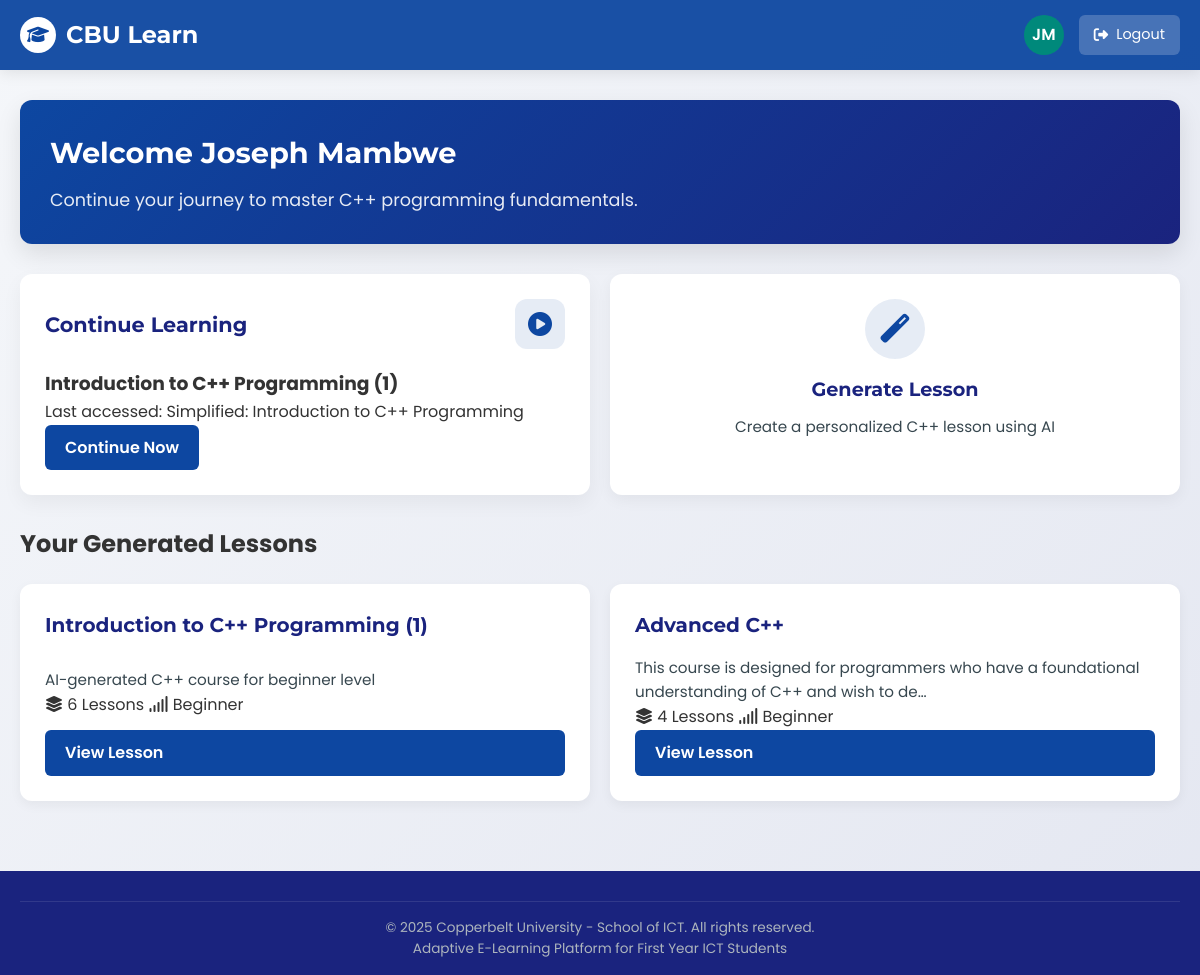
The page /dashboard/ (signed in) on the database as committed earlier.
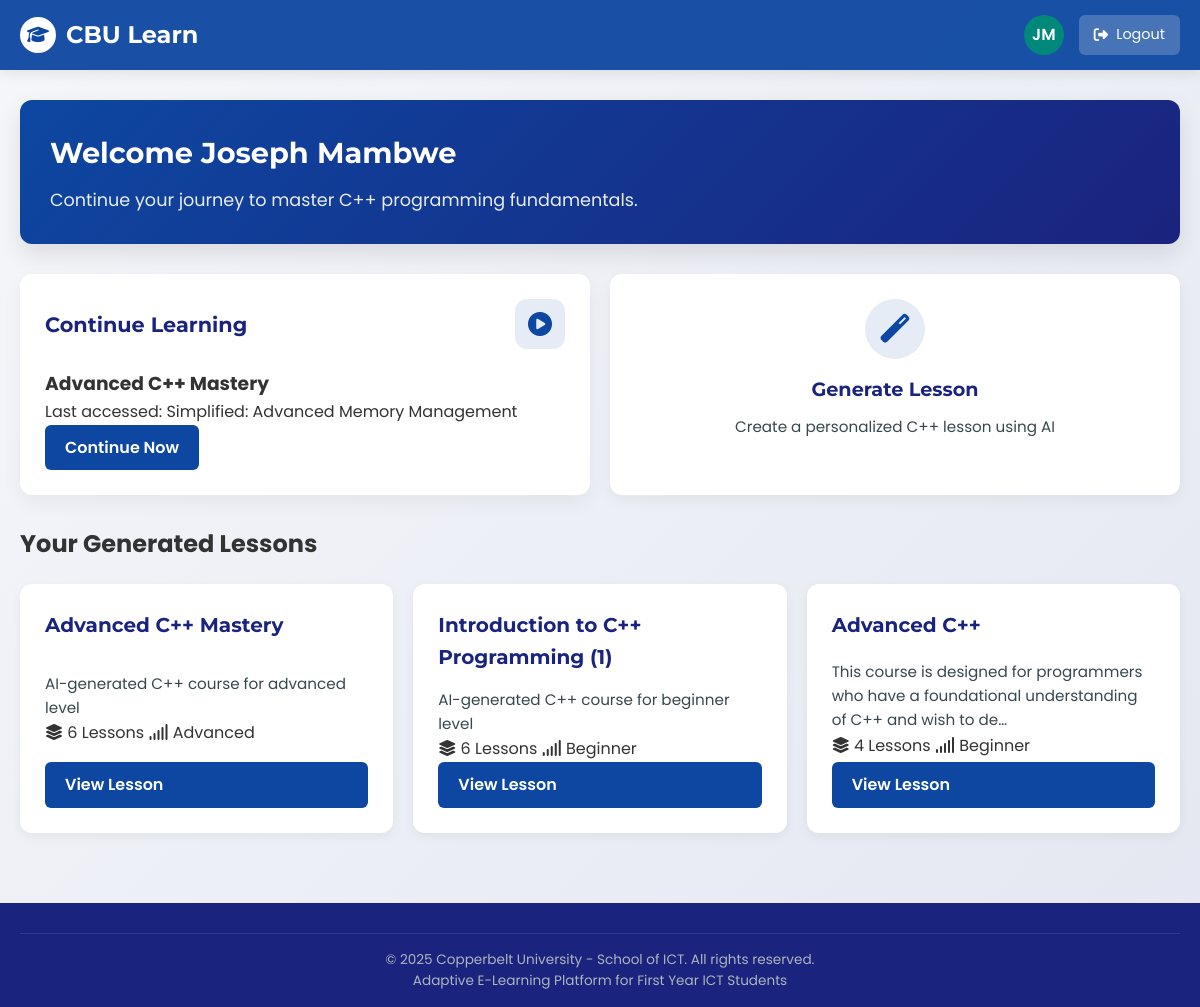
The same page on the database as committed later.
### content/models.py (models this page shows, shortened)
class GeneratedCourseProgress(models.Model):
    student = models.ForeignKey(settings.AUTH_USER_MODEL, on_delete=models.CASCADE, related_name='generated_course_progresses')
    course = models.ForeignKey(GeneratedCourse, on_delete=models.CASCADE, related_name='progresses')
    last_accessed_topic = models.ForeignKey(GeneratedTopic, on_delete=models.SET_NULL, null=True, blank=True)
    last_accessed_at = models.DateTimeField(auto_now=True)
    class Meta:
        verbose_name_plural = "Generated Course Progresses"
        unique_together = ('student', 'course')

class GeneratedCourse(models.Model):
    LEVEL_CHOICES = [
        ('beginner', 'Beginner'),
        ('moderate', 'Intermediate'),
        ('advanced', 'Advanced'),
    ]
    user = models.ForeignKey(settings.AUTH_USER_MODEL, on_delete=models.CASCADE)
    title = models.CharField(max_length=200)
    description = models.TextField()
    category = models.CharField(max_length=100, default="C++ Programming")
    include_video = models.BooleanField(default=False)
    chapters_count = models.IntegerField(default=0)
    generated_content = models.JSONField(default=dict, blank=True)
    created_at = models.DateTimeField(auto_now_add=True)
    level = models.CharField(max_length=10, choices=LEVEL_CHOICES, default='beginner')
    class Meta:
        constraints = []

class GeneratedTopic(models.Model):
    DIFFICULTY_LEVELS = [
        ('basic', 'Basic'),
        ('intermediate', 'Intermediate'),
        ('advanced', 'Advanced'),
    ]
    chapter = models.ForeignKey(GeneratedChapter, on_delete=models.CASCADE, related_name='topics')
    title = models.CharField(max_length=200)
    content = models.TextField(default='')
    alternative_content = models.TextField(blank=True, null=True)
    difficulty = models.CharField(max_length=20, choices=DIFFICULTY_LEVELS, default='intermediate')
    description = models.TextField(blank=True)
    order = models.IntegerField(default=0)
    is_regenerated = models.BooleanField(default=False)
    is_generated = models.BooleanField(default=True)  # Added default value
    original_topic = models.ForeignKey('self', on_delete=models.SET_NULL, null=True, blank=True, related_name='regenerated_versions')
    is_reinforcement = models.BooleanField(default=False)
    reinforcement_for_chapter = models.ForeignKey(
        'GeneratedChapter',
        on_delete=models.SET_NULL,
        null=True,
        blank=True,
        related_name='reinforcement_topics'
    )
    class Meta:
        ordering = ['order']

class GeneratedChapter(models.Model):
    course = models.ForeignKey(GeneratedCourse, on_delete=models.CASCADE, related_name='chapters')
    title = models.CharField(max_length=200)
    duration = models.CharField(max_length=50, default="N/A")
    image_prompt = models.TextField(blank=True)
    order = models.IntegerField(default=0)
    class Meta:
        ordering = ['order']

### content/views.py (the view)
# urls.py: path('', views.dashboard_view, name='dashboard'),
@prevent_after_logout
@login_required
def dashboard_view(request):
    student = request.user
    last_accessed_progress = GeneratedCourseProgress.objects.filter(student=request.user).order_by('-last_accessed_at').first()
    generated_courses_list = GeneratedCourse.objects.filter(user=request.user).order_by('-created_at')
    paginator = Paginator(generated_courses_list, 5)
    page = request.GET.get('page')
    try:
        generated_courses = paginator.page(page)
    except PageNotAnInteger:
        generated_courses = paginator.page(1)
    except EmptyPage:
        generated_courses = paginator.page(paginator.num_pages)
    courses = Course.objects.all()
    progress_data = []
    for course in courses:
        completed_lessons = UserProgress.objects.filter(
            student=student,
            lesson__module__course=course,
            is_completed=True
        ).count()
        total_lessons = sum(module.lessons.count() for module in course.modules.all())
        progress_percentage = int((completed_lessons / total_lessons) * 100) if total_lessons > 0 else 0
        progress_data.append({
            'course': course,
            'progress_percentage': progress_percentage
        })
    context = {
        'student': student,
        'courses': progress_data,
        'generated_courses': generated_courses, # This is the paginated object
        'last_accessed_progress': last_accessed_progress
    }
    return render(request, 'dashboard.html', context)

### templates/dashboard.html (shortened to what the changed rows need)
<!DOCTYPE html>
<html lang="en">
<head>
    <link rel="stylesheet" href="https://cdnjs.cloudflare.com/ajax/libs/font-awesome/6.4.0/css/all.min.css">
</head>
<body>
    <main class="main-content">
        <div class="container">
            <div class="welcome-banner">
                <h1 class="welcome-title">Welcome {{ student.first_name }} {{ student.last_name }}</h1>
            </div>
            <div class="dashboard-grid">
                {% if last_accessed_progress %}
                <div class="continue-card dashboard-card">
                    <div class="card-header">
                        <h2 class="card-title">Continue Learning</h2>
                        <div class="card-icon"><i class="fas fa-play-circle"></i></div>
                    </div>
                    <div class="card-content">
                        <h3 class="course-title">{{ last_accessed_progress.course.title }}</h3>
                        <p class="topic-title">Last accessed: {{ last_accessed_progress.last_accessed_topic.title }}</p>
                    </div>
                    <a href="{% url 'learning_default' %}?generated_course_id={{ last_accessed_progress.course.id }}&topic_id={{ last_accessed_progress.last_accessed_topic.id }}" class="continue-button">
                        Continue Now
                    </a>
                </div>
                {% endif %}
            </div>
            <div class="dashboard-grid-section">
                <h2 class="section-title">Your Generated Lessons</h2>
                <div class="dashboard-grid">
                    {% for course in generated_courses %}
                    {% with first_chapter=course.chapters.first %}
                    {% if first_chapter and first_chapter.topics.first %}
                    <div class="course-card dashboard-card">
                        <div class="card-header">
                            <h3 class="card-title">{{ course.title }}</h3>
                        </div>
                        <div class="card-content">
                            <p class="course-description">{{ course.description|truncatechars:100 }}</p>
                            <div class="course-meta">
                                <span class="meta-item"><i class="fas fa-layer-group"></i> {{ first_chapter.topics.count }} Lessons</span>
                                <span class="meta-item"><i class="fas fa-signal"></i> {{ course.level|title }}</span>
                            </div>
                        </div>
                        <a href="{% url 'learning_default' %}?generated_course_id={{ course.id }}&topic_id={{ first_chapter.topics.first.id }}" class="continue-button">
                            View Lesson
                        </a>
                    </div>
                    {% endif %}
                    {% endwith %}
                    {% empty %}
                        <p class="no-courses">No generated lessons found. Try creating one!</p>
                    {% endfor %}
                </div>
            </div>
        </div>
    </main>
</body>
</html>

Rows that differ between the two databases and show on the page:
no longer on this page (row edited): GeneratedCourseProgress: course "Introduction to C++ Programming (1)", last_accessed_topic "Simplified: Introduction to C++ Programming"
added GeneratedCourseProgress: course "Advanced C++ Mastery", last_accessed_topic "Simplified: Advanced Memory Management"
added GeneratedCourse: title "Advanced C++ Mastery", description "AI-generated C++ course for advanced level", chapters.first.topics.count "6", level "Advanced"
